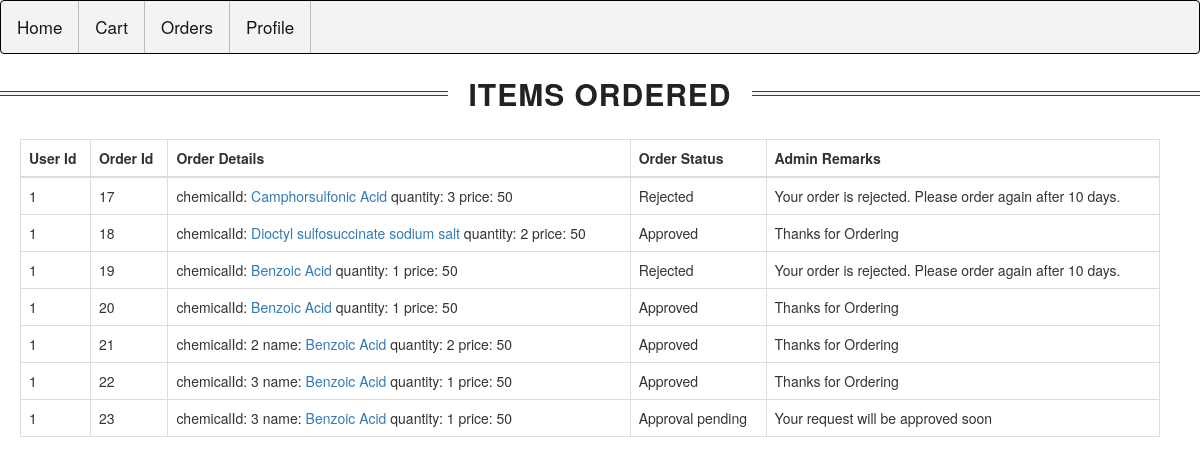
The app's page /user/orders.php with its own data.
### tables this page shows
CREATE TABLE `Orders` (
  `OrderId` int(11) NOT NULL,
  `UserId` int(11) NOT NULL,
  `OrderDetails` text NOT NULL,
  `Remarks` text NOT NULL,
  `Status` text DEFAULT NULL,
  `Admin_Remarks` text NOT NULL
);

### user/orders.php (the view, shortened to what this page needs)
<!DOCTYPE html>
<html lang="en" class="theme-light">
<head>
	<link rel="stylesheet" href="../css/styles.css" type="text/css">
	<link rel="stylesheet" href="https://maxcdn.bootstrapcdn.com/bootstrap/3.4.1/css/bootstrap.min.css">
</head>
<body>
<br><br><br>
  <div class='heading'>
	<h1>Items ordered</h1>
</div>
<table class="table table-bordered table-hover">
	<form action='./requests.php' method='post'>
	<tr>
		<th>User Id</th>
		<th>Order Id</th>
		<th>Order Details</th>
		<th>Order Status</th>
		<th>Admin Remarks</th>
	</tr>
	<tbody id="myTable">
	<?php
	$conn = OpenCon();
    $sql = "SELECT Orders.UserId,Orders.OrderId,Orders.OrderDetails,Orders.Status,Orders.Admin_Remarks FROM Orders WHERE Orders.UserId=1";
	$result = $conn->query($sql);
	if ($result->num_rows > 0)
	{
	  while($row = $result->fetch_assoc())
	  {
		echo "<tr>";
	    echo "<td>" . $row['UserId'] . "</td>";
	    echo "<td>" . $row['OrderId'] . "</td>";
	    echo "<td>" . $row['OrderDetails'] . "</td>";
	    echo "<td>" . $row['Status'] . "</td>";
	    echo "<td>" . $row['Admin_Remarks'] . "</td>";
	  }
	}
	else
	{
	  echo "Database Error";
	}
?>
	</tbody>
</table>
</body>
</html>

### css/styles.css (style rules this page uses)
.theme-light { --color-primary: #0060df; --color-secondary: #fbfbfe; --color-accent: #fd6f53; --font-color: #000000; }
body { font-family: Arial, Helvetica, sans-serif; }
.heading h1 { text-align: center; font-size:30px; font-weight:300; color:#222; letter-spacing:1px; text-transform: uppercase; font-weight: bold; display: grid; grid-template-columns: 1fr max-content 1fr; grid-template-rows: 27px 0; grid-gap: 20px; align-items: center; }
.heading h1:after,.heading h1:before { content: " "; display: block; border-bottom: 1px solid #c50000; border-top: 1px solid #c50000; height: 5px; background-color:#f8f8f8; }
.table { width: 95% !important; padding: 15px; margin: 12px 0 5px 20px; }
a { color: dodgerblue; }

### records on screen
orders: UserId "1", OrderId "17", OrderDetails "chemicalId: Camphorsulfonic Acid quantity: 3 price: 50", Status "Rejected", Admin_Remarks "Your order is rejected. Please order again after 10 days."
orders: UserId "1", OrderId "18", OrderDetails "chemicalId: Dioctyl sulfosuccinate sodium salt quantity: 2 price: 50", Status "Approved", Admin_Remarks "Thanks for Ordering"
orders: UserId "1", OrderId "19", OrderDetails "chemicalId: Benzoic Acid quantity: 1 price: 50", Status "Rejected", Admin_Remarks "Your order is rejected. Please order again after 10 days."
orders: UserId "1", OrderId "20", OrderDetails "chemicalId: Benzoic Acid quantity: 1 price: 50", Status "Approved", Admin_Remarks "Thanks for Ordering"
orders: UserId "1", OrderId "21", OrderDetails "chemicalId: 2 name: Benzoic Acid quantity: 2 price: 50", Status "Approved", Admin_Remarks "Thanks for Ordering"
orders: UserId "1", OrderId "22", OrderDetails "chemicalId: 3 name: Benzoic Acid quantity: 1 price: 50", Status "Approved", Admin_Remarks "Thanks for Ordering"
orders: UserId "1", OrderId "23", OrderDetails "chemicalId: 3 name: Benzoic Acid quantity: 1 price: 50", Status "Approval pending", Admin_Remarks "Your request will be approved soon"
